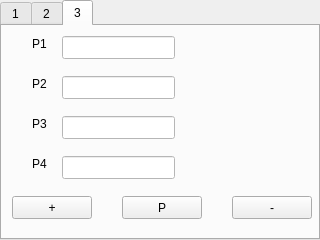
<?xml version="1.0" encoding="UTF-8"?>
<ui version="4.0">
 <class>Pylt</class>
 <widget class="QWidget" name="Pylt">
  <property name="geometry">
   <rect>
    <x>0</x>
    <y>0</y>
    <width>320</width>
    <height>240</height>
   </rect>
  </property>
  <property name="maximumSize">
   <size>
    <width>320</width>
    <height>240</height>
   </size>
  </property>
  <property name="windowTitle">
   <string>Pylt</string>
  </property>
  <widget class="QTabWidget" name="TabWiget">
   <property name="enabled">
    <bool>true</bool>
   </property>
   <property name="geometry">
    <rect>
     <x>0</x>
     <y>0</y>
     <width>320</width>
     <height>240</height>
    </rect>
   </property>
   <property name="maximumSize">
    <size>
     <width>320</width>
     <height>240</height>
    </size>
   </property>
   <property name="styleSheet">
    <string notr="true"/>
   </property>
   <property name="currentIndex">
    <number>2</number>
   </property>
   <property name="iconSize">
    <size>
     <width>16</width>
     <height>16</height>
    </size>
   </property>
   <widget class="QWidget" name="tab_3">
    <attribute name="title">
     <string>1</string>
    </attribute>
    <widget class="QLabel" name="label">
     <property name="geometry">
      <rect>
       <x>30</x>
       <y>50</y>
       <width>57</width>
       <height>15</height>
      </rect>
     </property>
     <property name="text">
      <string>F</string>
     </property>
    </widget>
    <widget class="QLabel" name="label_2">
     <property name="geometry">
      <rect>
       <x>30</x>
       <y>120</y>
       <width>57</width>
       <height>15</height>
      </rect>
     </property>
     <property name="text">
      <string>X</string>
     </property>
    </widget>
    <widget class="QPushButton" name="pushButton">
     <property name="geometry">
      <rect>
       <x>20</x>
       <y>160</y>
       <width>80</width>
       <height>23</height>
      </rect>
     </property>
     <property name="styleSheet">
      <string notr="true">#pushButton:pressed
{
background-color:orange;

}

#pushButton:hover
{

background-color:orange;


}

</string>
     </property>
     <property name="text">
      <string> +</string>
     </property>
     <property name="checkable">
      <bool>false</bool>
     </property>
     <property name="checked">
      <bool>false</bool>
     </property>
     <property name="autoRepeat">
      <bool>false</bool>
     </property>
    </widget>
    <widget class="QPushButton" name="pushButton_2">
     <property name="geometry">
      <rect>
       <x>120</x>
       <y>160</y>
       <width>80</width>
       <height>23</height>
      </rect>
     </property>
     <property name="text">
      <string>P</string>
     </property>
     <property name="checkable">
      <bool>false</bool>
     </property>
    </widget>
    <widget class="QPushButton" name="pushButton_3">
     <property name="geometry">
      <rect>
       <x>220</x>
       <y>160</y>
       <width>80</width>
       <height>23</height>
      </rect>
     </property>
     <property name="styleSheet">
      <string notr="true">#pushButton_3:pressed
{
background-color: orange;

}
#pushButton_3:hover
{
background-color: orange;

}</string>
     </property>
     <property name="text">
      <string> -</string>
     </property>
    </widget>
    <widget class="QLabel" name="label_3">
     <property name="geometry">
      <rect>
       <x>80</x>
       <y>10</y>
       <width>151</width>
       <height>20</height>
      </rect>
     </property>
     <property name="text">
      <string>Скорость движения </string>
     </property>
    </widget>
    <widget class="QLabel" name="label_4">
     <property name="geometry">
      <rect>
       <x>50</x>
       <y>80</y>
       <width>241</width>
       <height>20</height>
      </rect>
     </property>
     <property name="text">
      <string>Положение по координате X</string>
     </property>
    </widget>
    <widget class="QLineEdit" name="lineEdit">
     <property name="geometry">
      <rect>
       <x>60</x>
       <y>120</y>
       <width>113</width>
       <height>23</height>
      </rect>
     </property>
     <property name="styleSheet">
      <string notr="true">#lineEdit:hover
{

background-color:yellow ;

}
#lineEdit
{

background-color:white ;

}</string>
     </property>
    </widget>
    <widget class="QLineEdit" name="lineEdit_2">
     <property name="geometry">
      <rect>
       <x>60</x>
       <y>40</y>
       <width>113</width>
       <height>23</height>
      </rect>
     </property>
     <property name="styleSheet">
      <string notr="true">#lineEdit_2:hover
{

background-color:yellow ;

}
#lineEdit_2
{

background-color:white ;

}
</string>
     </property>
    </widget>
   </widget>
   <widget class="QWidget" name="tab">
    <attribute name="title">
     <string>2</string>
    </attribute>
    <widget class="QLabel" name="label_5">
     <property name="geometry">
      <rect>
       <x>70</x>
       <y>10</y>
       <width>151</width>
       <height>16</height>
      </rect>
     </property>
     <property name="text">
      <string>Состояние резаков</string>
     </property>
    </widget>
    <widget class="QPushButton" name="pushButton_4">
     <property name="geometry">
      <rect>
       <x>20</x>
       <y>30</y>
       <width>31</width>
       <height>31</height>
      </rect>
     </property>
     <property name="minimumSize">
      <size>
       <width>5</width>
       <height>5</height>
      </size>
     </property>
     <property name="maximumSize">
      <size>
       <width>31</width>
       <height>31</height>
      </size>
     </property>
     <property name="styleSheet">
      <string notr="true">#pushButton_4{
     background-color:green;
}

#pushButton_4:on{

     background-color: orange;
}
</string>
     </property>
     <property name="text">
      <string>1</string>
     </property>
     <property name="checkable">
      <bool>true</bool>
     </property>
     <property name="checked">
      <bool>false</bool>
     </property>
     <property name="autoRepeat">
      <bool>false</bool>
     </property>
     <property name="default">
      <bool>false</bool>
     </property>
     <property name="flat">
      <bool>false</bool>
     </property>
    </widget>
    <widget class="QPushButton" name="pushButton_5">
     <property name="geometry">
      <rect>
       <x>80</x>
       <y>30</y>
       <width>30</width>
       <height>30</height>
      </rect>
     </property>
     <property name="minimumSize">
      <size>
       <width>30</width>
       <height>30</height>
      </size>
     </property>
     <property name="maximumSize">
      <size>
       <width>30</width>
       <height>30</height>
      </size>
     </property>
     <property name="styleSheet">
      <string notr="true">#pushButton_5{
     background-color:green;
}

#pushButton_5:on{

     background-color: orange;
}
</string>
     </property>
     <property name="text">
      <string>2</string>
     </property>
     <property name="checkable">
      <bool>true</bool>
     </property>
    </widget>
    <widget class="QPushButton" name="pushButton_19">
     <property name="geometry">
      <rect>
       <x>50</x>
       <y>170</y>
       <width>80</width>
       <height>23</height>
      </rect>
     </property>
     <property name="styleSheet">
      <string notr="true">#pushButton_19
{

background-color:orange;
setText:&quot;All Go&quot;;

}
#pushButton_19:on
{
background-color:red;

}</string>
     </property>
     <property name="text">
      <string>All</string>
     </property>
     <property name="checkable">
      <bool>false</bool>
     </property>
     <property name="checked">
      <bool>false</bool>
     </property>
     <property name="autoExclusive">
      <bool>true</bool>
     </property>
    </widget>
    <widget class="QPushButton" name="pushButton_20">
     <property name="geometry">
      <rect>
       <x>170</x>
       <y>170</y>
       <width>80</width>
       <height>23</height>
      </rect>
     </property>
     <property name="styleSheet">
      <string notr="true">#pushButton_20 {
	background-color: red;

    
}
#pushButton_4:off
{



}</string>
     </property>
     <property name="text">
      <string>Stop</string>
     </property>
     <property name="checkable">
      <bool>false</bool>
     </property>
     <property name="flat">
      <bool>false</bool>
     </property>
    </widget>
    <widget class="QPushButton" name="pushButton_6">
     <property name="geometry">
      <rect>
       <x>140</x>
       <y>30</y>
       <width>30</width>
       <height>30</height>
      </rect>
     </property>
     <property name="minimumSize">
      <size>
       <width>30</width>
       <height>30</height>
      </size>
     </property>
     <property name="maximumSize">
      <size>
       <width>30</width>
       <height>30</height>
      </size>
     </property>
     <property name="styleSheet">
      <string notr="true">#pushButton_6{
     background-color:green;
}

#pushButton_6:on{

     background-color: orange;
}
</string>
     </property>
     <property name="text">
      <string>3</string>
     </property>
     <property name="checkable">
      <bool>true</bool>
     </property>
    </widget>
    <widget class="QPushButton" name="pushButton_7">
     <property name="geometry">
      <rect>
       <x>200</x>
       <y>30</y>
       <width>30</width>
       <height>30</height>
      </rect>
     </property>
     <property name="minimumSize">
      <size>
       <width>30</width>
       <height>30</height>
      </size>
     </property>
     <property name="maximumSize">
      <size>
       <width>30</width>
       <height>30</height>
      </size>
     </property>
     <property name="styleSheet">
      <string notr="true">#pushButton_7{
     background-color:green;
}

#pushButton_7:on{

     background-color: orange;
}
</string>
     </property>
     <property name="text">
      <string>4</string>
     </property>
     <property name="checkable">
      <bool>true</bool>
     </property>
    </widget>
    <widget class="QPushButton" name="pushButton_8">
     <property name="geometry">
      <rect>
       <x>80</x>
       <y>70</y>
       <width>30</width>
       <height>30</height>
      </rect>
     </property>
     <property name="minimumSize">
      <size>
       <width>30</width>
       <height>30</height>
      </size>
     </property>
     <property name="maximumSize">
      <size>
       <width>30</width>
       <height>30</height>
      </size>
     </property>
     <property name="styleSheet">
      <string notr="true">#pushButton_8{
     background-color:green;
}

#pushButton_8:on{

     background-color: orange;
}
</string>
     </property>
     <property name="text">
      <string>6</string>
     </property>
     <property name="checkable">
      <bool>true</bool>
     </property>
    </widget>
    <widget class="QPushButton" name="pushButton_9">
     <property name="geometry">
      <rect>
       <x>200</x>
       <y>70</y>
       <width>30</width>
       <height>30</height>
      </rect>
     </property>
     <property name="minimumSize">
      <size>
       <width>30</width>
       <height>30</height>
      </size>
     </property>
     <property name="maximumSize">
      <size>
       <width>30</width>
       <height>30</height>
      </size>
     </property>
     <property name="styleSheet">
      <string notr="true">#pushButton_9{
     background-color:green;
}

#pushButton_9:on{

     background-color: orange;
}
</string>
     </property>
     <property name="text">
      <string>8</string>
     </property>
     <property name="checkable">
      <bool>true</bool>
     </property>
    </widget>
    <widget class="QPushButton" name="pushButton_10">
     <property name="geometry">
      <rect>
       <x>20</x>
       <y>70</y>
       <width>31</width>
       <height>31</height>
      </rect>
     </property>
     <property name="minimumSize">
      <size>
       <width>5</width>
       <height>5</height>
      </size>
     </property>
     <property name="maximumSize">
      <size>
       <width>31</width>
       <height>31</height>
      </size>
     </property>
     <property name="styleSheet">
      <string notr="true">#pushButton_10{
     background-color:green;
}

#pushButton_10:on{

     background-color: orange;
}
</string>
     </property>
     <property name="text">
      <string>5</string>
     </property>
     <property name="checkable">
      <bool>true</bool>
     </property>
    </widget>
    <widget class="QPushButton" name="pushButton_11">
     <property name="geometry">
      <rect>
       <x>140</x>
       <y>70</y>
       <width>30</width>
       <height>30</height>
      </rect>
     </property>
     <property name="minimumSize">
      <size>
       <width>30</width>
       <height>30</height>
      </size>
     </property>
     <property name="maximumSize">
      <size>
       <width>30</width>
       <height>30</height>
      </size>
     </property>
     <property name="styleSheet">
      <string notr="true">#pushButton_11{
     background-color:green;
}

#pushButton_11:on{

     background-color: orange;
}
</string>
     </property>
     <property name="text">
      <string>7</string>
     </property>
     <property name="checkable">
      <bool>true</bool>
     </property>
    </widget>
    <widget class="QPushButton" name="pushButton_12">
     <property name="geometry">
      <rect>
       <x>20</x>
       <y>110</y>
       <width>31</width>
       <height>31</height>
      </rect>
     </property>
     <property name="minimumSize">
      <size>
       <width>5</width>
       <height>5</height>
      </size>
     </property>
     <property name="maximumSize">
      <size>
       <width>31</width>
       <height>31</height>
      </size>
     </property>
     <property name="styleSheet">
      <string notr="true">#pushButton_12{
     background-color:green;
}

#pushButton_12:on{

     background-color: orange;
}
</string>
     </property>
     <property name="text">
      <string>9</string>
     </property>
     <property name="checkable">
      <bool>true</bool>
     </property>
    </widget>
    <widget class="QPushButton" name="pushButton_13">
     <property name="geometry">
      <rect>
       <x>80</x>
       <y>110</y>
       <width>30</width>
       <height>30</height>
      </rect>
     </property>
     <property name="minimumSize">
      <size>
       <width>30</width>
       <height>30</height>
      </size>
     </property>
     <property name="maximumSize">
      <size>
       <width>30</width>
       <height>30</height>
      </size>
     </property>
     <property name="styleSheet">
      <string notr="true">#pushButton_13{
     background-color:green;
}

#pushButton_13:on{

     background-color: orange;
}
</string>
     </property>
     <property name="text">
      <string>10</string>
     </property>
     <property name="checkable">
      <bool>true</bool>
     </property>
    </widget>
    <widget class="QPushButton" name="pushButton_14">
     <property name="geometry">
      <rect>
       <x>140</x>
       <y>110</y>
       <width>31</width>
       <height>31</height>
      </rect>
     </property>
     <property name="minimumSize">
      <size>
       <width>5</width>
       <height>5</height>
      </size>
     </property>
     <property name="maximumSize">
      <size>
       <width>31</width>
       <height>31</height>
      </size>
     </property>
     <property name="styleSheet">
      <string notr="true">#pushButton_14{
     background-color:green;
}

#pushButton_14:on{

     background-color: orange;
}
</string>
     </property>
     <property name="text">
      <string>11</string>
     </property>
     <property name="checkable">
      <bool>true</bool>
     </property>
    </widget>
    <widget class="QPushButton" name="pushButton_15">
     <property name="geometry">
      <rect>
       <x>200</x>
       <y>110</y>
       <width>30</width>
       <height>30</height>
      </rect>
     </property>
     <property name="minimumSize">
      <size>
       <width>30</width>
       <height>30</height>
      </size>
     </property>
     <property name="maximumSize">
      <size>
       <width>30</width>
       <height>30</height>
      </size>
     </property>
     <property name="styleSheet">
      <string notr="true">#pushButton_15 {
	background-color: green;

    
}

#pushButton_15:on{

     background-color: orange;
}
</string>
     </property>
     <property name="text">
      <string>12</string>
     </property>
     <property name="checkable">
      <bool>true</bool>
     </property>
    </widget>
   </widget>
   <widget class="QWidget" name="tab_2">
    <attribute name="title">
     <string>3</string>
    </attribute>
    <widget class="QLabel" name="label_6">
     <property name="geometry">
      <rect>
       <x>30</x>
       <y>10</y>
       <width>57</width>
       <height>15</height>
      </rect>
     </property>
     <property name="text">
      <string>P1</string>
     </property>
    </widget>
    <widget class="QLabel" name="label_7">
     <property name="geometry">
      <rect>
       <x>30</x>
       <y>50</y>
       <width>57</width>
       <height>15</height>
      </rect>
     </property>
     <property name="text">
      <string>P2</string>
     </property>
    </widget>
    <widget class="QLabel" name="label_8">
     <property name="geometry">
      <rect>
       <x>30</x>
       <y>90</y>
       <width>57</width>
       <height>15</height>
      </rect>
     </property>
     <property name="text">
      <string>P3</string>
     </property>
    </widget>
    <widget class="QLabel" name="label_9">
     <property name="geometry">
      <rect>
       <x>30</x>
       <y>130</y>
       <width>57</width>
       <height>15</height>
      </rect>
     </property>
     <property name="text">
      <string>P4</string>
     </property>
    </widget>
    <widget class="QPushButton" name="pushButton_16">
     <property name="geometry">
      <rect>
       <x>120</x>
       <y>170</y>
       <width>80</width>
       <height>23</height>
      </rect>
     </property>
     <property name="styleSheet">
      <string notr="true"/>
     </property>
     <property name="text">
      <string>P</string>
     </property>
    </widget>
    <widget class="QPushButton" name="pushButton_17">
     <property name="geometry">
      <rect>
       <x>230</x>
       <y>170</y>
       <width>80</width>
       <height>23</height>
      </rect>
     </property>
     <property name="styleSheet">
      <string notr="true">#pushButton_17:pressed
{
background-color: orange;


}
#pushButton_17:hover
{
background-color: orange;

}</string>
     </property>
     <property name="text">
      <string>-</string>
     </property>
    </widget>
    <widget class="QPushButton" name="pushButton_18">
     <property name="geometry">
      <rect>
       <x>10</x>
       <y>170</y>
       <width>80</width>
       <height>23</height>
      </rect>
     </property>
     <property name="styleSheet">
      <string notr="true">#pushButton_18:pressed
{
background-color: orange;


}
#pushButton_18:hover
{
background-color: orange;

}</string>
     </property>
     <property name="text">
      <string>+</string>
     </property>
    </widget>
    <widget class="QLineEdit" name="lineEdit_3">
     <property name="geometry">
      <rect>
       <x>60</x>
       <y>10</y>
       <width>113</width>
       <height>23</height>
      </rect>
     </property>
     <property name="styleSheet">
      <string notr="true">#lineEdit_3:hover
{

background-color:yellow ;

}
#lineEdit_3
{

background-color:white ;

}</string>
     </property>
    </widget>
    <widget class="QLineEdit" name="lineEdit_4">
     <property name="geometry">
      <rect>
       <x>60</x>
       <y>50</y>
       <width>113</width>
       <height>23</height>
      </rect>
     </property>
     <property name="styleSheet">
      <string notr="true">#lineEdit_4:hover
{

background-color:yellow ;

}
#lineEdit_4
{

background-color:white ;

}</string>
     </property>
    </widget>
    <widget class="QLineEdit" name="lineEdit_5">
     <property name="geometry">
      <rect>
       <x>60</x>
       <y>90</y>
       <width>113</width>
       <height>23</height>
      </rect>
     </property>
     <property name="styleSheet">
      <string notr="true">#lineEdit_5:hover
{

background-color:yellow ;

}
#lineEdit_5
{

background-color:white ;

}</string>
     </property>
    </widget>
    <widget class="QLineEdit" name="lineEdit_6">
     <property name="geometry">
      <rect>
       <x>60</x>
       <y>130</y>
       <width>113</width>
       <height>23</height>
      </rect>
     </property>
     <property name="styleSheet">
      <string notr="true">#lineEdit_6:hover
{

background-color:yellow ;

}
#lineEdit_6
{

background-color:white ;

}</string>
     </property>
    </widget>
   </widget>
  </widget>
 </widget>
 <layoutdefault spacing="6" margin="11"/>
 <resources/>
 <connections/>
</ui>
